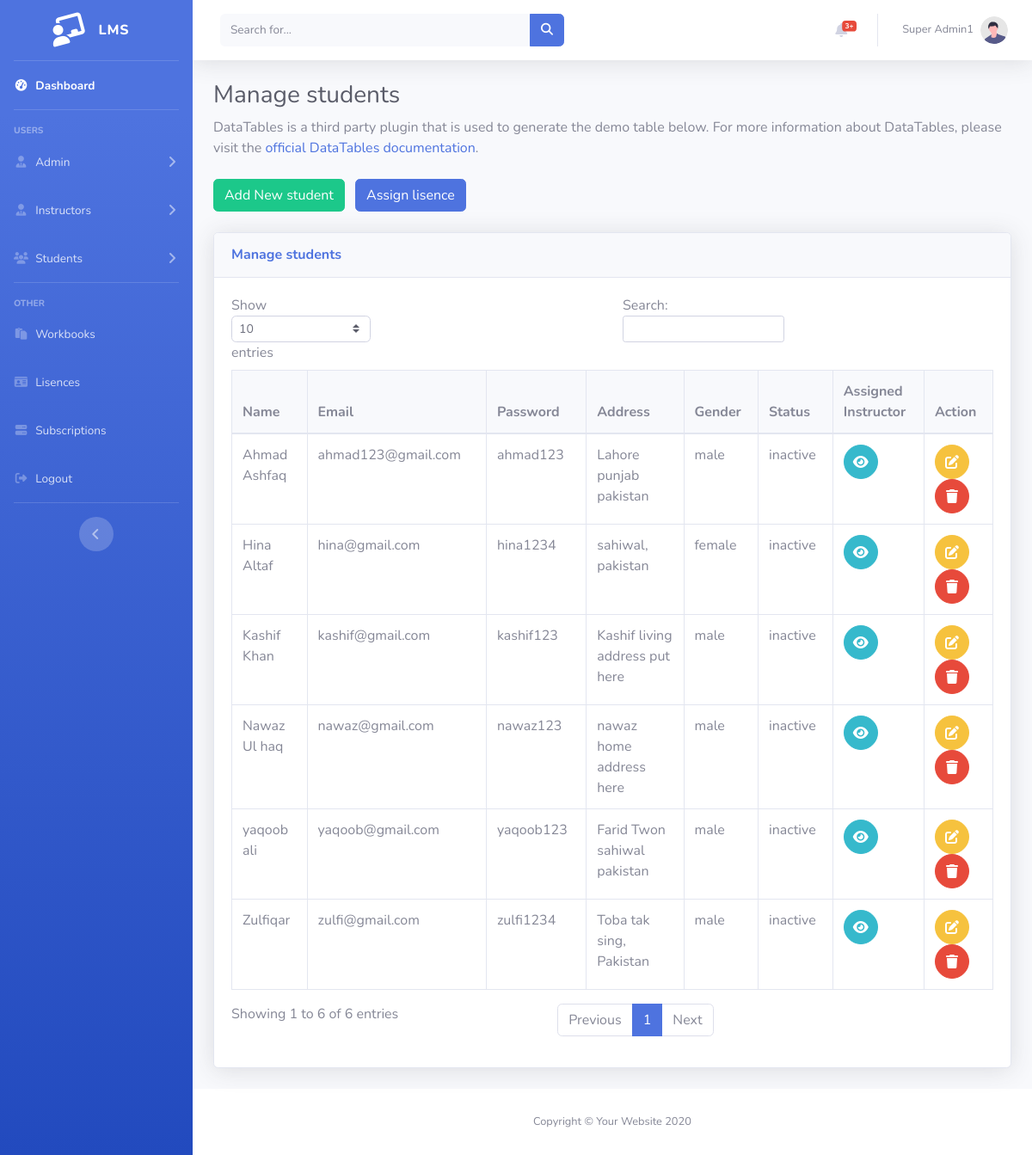
Page /Admin/students.php (signed in) on the committed database.
### tables this page shows
CREATE TABLE `student` (
  `id` int(11) NOT NULL,
  `name` varchar(30) NOT NULL,
  `email` varchar(30) NOT NULL,
  `password` varchar(30) NOT NULL,
  `address` varchar(30) NOT NULL,
  `gender` varchar(20) NOT NULL,
  `status` varchar(20) NOT NULL
);

### Admin/students.php (the view, shortened to what this page needs)
<?php session_start();
include "../db.php";
include "layout/header.php";
$data = mysqli_query($conn, "SELECT * FROM student ");
$output = mysqli_fetch_all($data,MYSQLI_ASSOC);
?>
<body id="page-top">
<div id="wrapper">
<?php include "layout/sidebar.php";?>
    <div id="content-wrapper" class="d-flex flex-column">
        <div id="content">
        <?php include "layout/topbar.php";?>
    <div class="container-fluid">
<h1 class="h3 mb-2 text-gray-800">Manage students</h1>
<p class="mb-4">DataTables is a third party plugin that is used to generate the demo table below.
    For more information about DataTables, please visit the <a target="_blank"
        href="https://datatables.net">official DataTables documentation</a>.</p>
<button class='btn btn-success mr-2'  data-toggle="modal" data-target="#AddempModal">Add New student</button>
<button class='btn btn-primary mr-2'  data-toggle="modal" data-target="#assignModal">Assign lisence</button><br><br>
<div class="card shadow mb-4">
    <div class="card-header py-3">
        <h6 class="m-0 font-weight-bold text-primary">Manage students</h6>
    </div>
    <div class="card-body">
        <div class="table-responsive">
            <table class="table table-bordered" id="dataTable" width="100%" cellspacing="0">
                <thead>
                    <tr class='bg-light '>
                        <th> Name</th>
                        <th>Email</th>
                        <th>Password</th>
                        <th>Address</th>
                        <th>Gender</th>
                        <th>Status</th>
                        <th>Assigned Instructor</th>
                        <th>Action</th>
                    </tr>
                </thead>
                <tbody>
                    <?php foreach($output as $out) {?>
                    <tr>
                        <td><?php echo $out['name']?></td>
                        <td><?php echo $out['email']?></td>
                        <td><?php echo $out['password']?></td>
                        <td><?php echo $out['address']?></td>
                        <td><?php echo $out['gender']?></td>
                        <td><?php echo $out['status']?></td>
                        <td>
                             <a class="btn btn-info btn-circle"  href="students.php?sid=<?php echo $out['id']?>#viewModal"  >
                                        <i class="fas fa-eye"></i>
                          </a> </td>
                        <td>  <a class="btn btn-warning btn-circle"  onclick="GetEModal('<?php echo $out['id']?>','<?php echo $out['name']?>','<?php echo $out['email']?>','<?php echo $out['password']?>'
                             ,'<?php echo $out['address']?>','<?php echo $out['gender']?>','<?php echo $out['status']?>')" data-toggle="modal" data-target="#editModal">
                                        <i class="fas fa-edit"></i>
                          </a>
                          <a href=""  class="btn btn-danger btn-circle" data-toggle="modal" data-target="#delModal">
                                        <i class="fas fa-trash"></i>
                          </a></td>
     <?php }?>
    </tr>
                </tbody>
            </table>
        </div>
    </div>
</div>
</div>
</div>
<?php include "layout/footer.php"?>

### rows in the picture
student: name "Ahmad Ashfaq", email "ahmad123@gmail.com", password "ahmad123", address "Lahore punjab pakistan", gender "male", status "inactive"
student: name "Hina Altaf", email "hina@gmail.com", password "hina1234", address "sahiwal, pakistan", gender "female", status "inactive"
student: name "Zulfiqar", email "zulfi@gmail.com", password "zulfi1234", address "Toba tak sing, Pakistan", gender "male", status "inactive"
student: name "Nawaz Ul haq", email "nawaz@gmail.com", password "nawaz123", address "nawaz home address here", gender "male", status "inactive"
student: name "Kashif Khan", email "kashif@gmail.com", password "kashif123", address "Kashif living address put here", gender "male", status "inactive"
student: name "yaqoob ali", email "yaqoob@gmail.com", password "yaqoob123", address "Farid Twon sahiwal pakistan", gender "male", status "inactive"

### other values in the picture
$_SESSION['name'] "Super Admin1"
